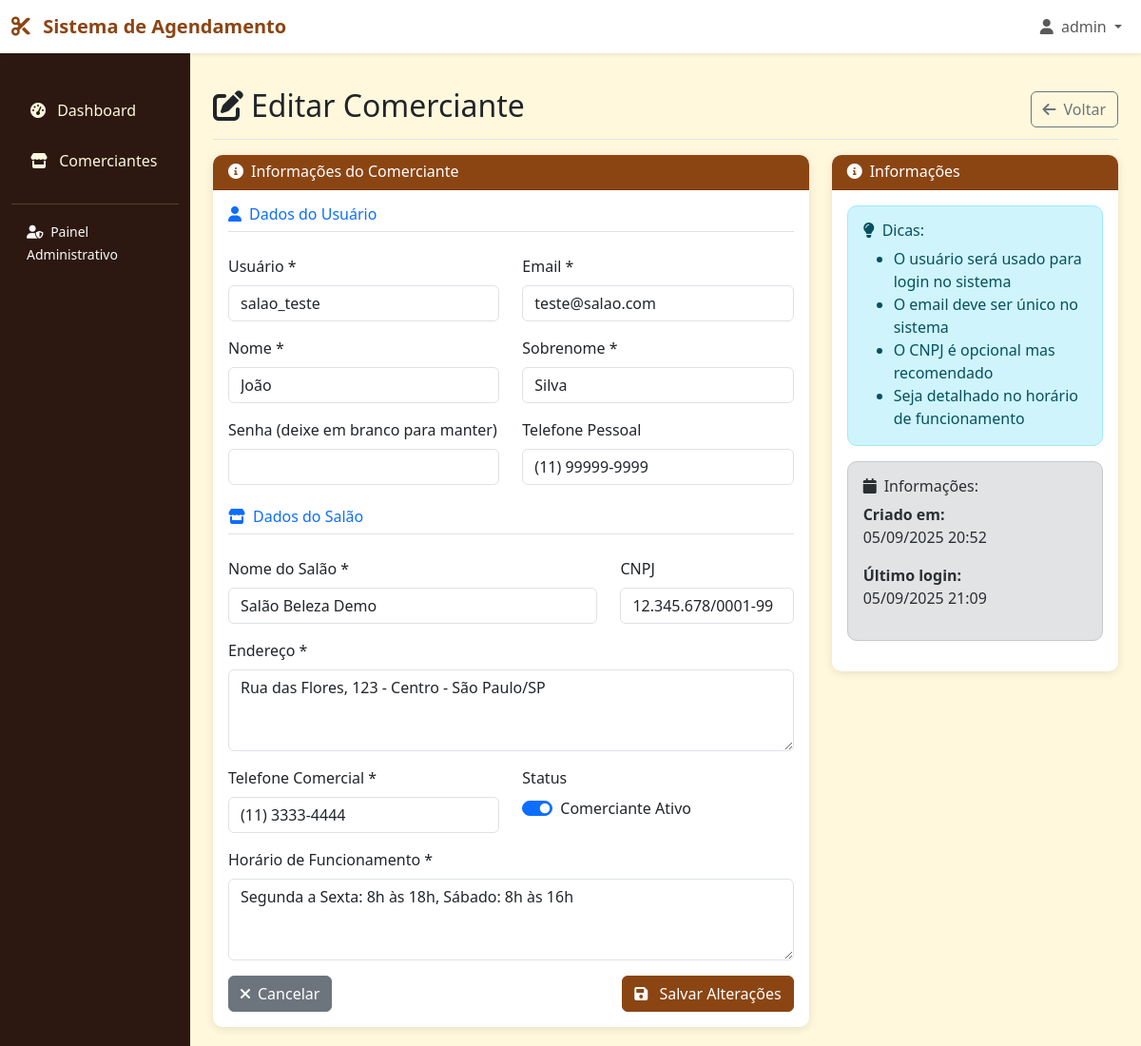
Page /admin-panel/comerciantes/1/edit/ (signed in) on the committed database.
### accounts/models.py (models this page shows, shortened)
class User(AbstractUser):
    TIPO_USUARIO_CHOICES = [
        ('admin', 'Administrador'),
        ('comerciante', 'Comerciante'),
        ('funcionario', 'Funcionário'),
    ]
    tipo_usuario = models.CharField(
        max_length=20,
        choices=TIPO_USUARIO_CHOICES,
        default='comerciante',
        verbose_name='Tipo de Usuário'
    )
    telefone = models.CharField(
        max_length=20,
        blank=True,
        null=True,
        verbose_name='Telefone'
    )
    data_nascimento = models.DateField(
        blank=True,
        null=True,
        verbose_name='Data de Nascimento'
    )
    foto_perfil = models.ImageField(
        upload_to='perfil/',
        blank=True,
        null=True,
        verbose_name='Foto do Perfil'
    )
    ativo = models.BooleanField(
        default=True,
        verbose_name='Ativo'
    )
    data_criacao = models.DateTimeField(
        auto_now_add=True,
        verbose_name='Data de Criação'
    )
    data_atualizacao = models.DateTimeField(
        auto_now=True,
        verbose_name='Data de Atualização'
    )
    class Meta:
        verbose_name = 'Usuário'
        verbose_name_plural = 'Usuários'
        ordering = ['-data_criacao']
    def is_admin(self):
        return self.tipo_usuario == 'admin'

### agendamento/models.py (models this page shows, shortened)
class Comerciante(models.Model):
    user = models.OneToOneField(
        settings.AUTH_USER_MODEL,
        on_delete=models.CASCADE,
        verbose_name='Usuário'
    )
    nome_salao = models.CharField(
        max_length=200,
        verbose_name='Nome do Salão'
    )
    cnpj = models.CharField(
        max_length=18,
        unique=True,
        blank=True,
        null=True,
        verbose_name='CNPJ'
    )
    endereco = models.TextField(
        verbose_name='Endereço'
    )
    telefone_comercial = models.CharField(
        max_length=20,
        verbose_name='Telefone Comercial'
    )
    horario_funcionamento = models.TextField(
        verbose_name='Horário de Funcionamento',
        help_text='Ex: Segunda a Sexta: 8h às 18h, Sábado: 8h às 16h'
    )
    logo = models.ImageField(
        upload_to='logos/',
        blank=True,
        null=True,
        verbose_name='Logo do Salão'
    )
    ativo = models.BooleanField(
        default=True,
        verbose_name='Ativo'
    )
    data_criacao = models.DateTimeField(
        auto_now_add=True,
        verbose_name='Data de Criação'
    )
    class Meta:
        verbose_name = 'Comerciante'
        verbose_name_plural = 'Comerciantes'
        ordering = ['nome_salao']

### admin_panel/views.py (the view, shortened to what this page needs)
# urls.py: path('comerciantes/<int:pk>/edit/', views.comerciante_edit, name='comerciante_edit'),
@login_required
@user_passes_test(is_admin)
def comerciante_edit(request, pk):
    comerciante = get_object_or_404(Comerciante, pk=pk)
    return render(request, 'admin_panel/comerciante_form.html', {
        'title': 'Editar Comerciante',
        'action': 'edit',
        'comerciante': comerciante
    })

### admin_panel/views.py (called while the page is built)
def is_admin(user):
    return user.is_authenticated and user.is_admin()

### templates/admin_panel/comerciante_form.html (shortened to what this page needs)
{% extends 'admin_panel/base_admin.html' %}
{% block content %}
<div class="d-flex justify-content-between flex-wrap flex-md-nowrap align-items-center pt-3 pb-2 mb-3 border-bottom">
    <h1 class="h2">
        <i class="fas fa-{% if action == 'create' %}plus{% else %}edit{% endif %} me-2"></i>{{ title }}
    </h1>
    <div class="btn-toolbar mb-2 mb-md-0">
        <a href="{% url 'admin_panel:comerciantes_list' %}" class="btn btn-outline-secondary">
            <i class="fas fa-arrow-left me-2"></i>Voltar
        </a>
    </div>
</div>
<div class="row">
    <div class="col-lg-8">
        <div class="card">
            <div class="card-header">
                <h6 class="m-0 font-weight-bold">
                    <i class="fas fa-info-circle me-2"></i>Informações do Comerciante
                </h6>
            </div>
            <div class="card-body">
                <form method="post">
                    <div class="row mb-3">
                        <div class="col-12">
                            <h6 class="text-primary border-bottom pb-2">
                                <i class="fas fa-user me-2"></i>Dados do Usuário
                            </h6>
                        </div>
                    </div>
                    <div class="row mb-3">
                        <div class="col-md-6">
                            <label for="username" class="form-label">Usuário *</label>
                            <input type="text" class="form-control" id="username" name="username"
                                   value="{% if comerciante %}{{ comerciante.user.username }}{% endif %}" required>
                        </div>
                        <div class="col-md-6">
                            <label for="email" class="form-label">Email *</label>
                            <input type="email" class="form-control" id="email" name="email"
                                   value="{% if comerciante %}{{ comerciante.user.email }}{% endif %}" required>
                        </div>
                    </div>
                    <div class="row mb-3">
                        <div class="col-md-6">
                            <label for="first_name" class="form-label">Nome *</label>
                            <input type="text" class="form-control" id="first_name" name="first_name"
                                   value="{% if comerciante %}{{ comerciante.user.first_name }}{% endif %}" required>
                        </div>
                        <div class="col-md-6">
                            <label for="last_name" class="form-label">Sobrenome *</label>
                            <input type="text" class="form-control" id="last_name" name="last_name"
                                   value="{% if comerciante %}{{ comerciante.user.last_name }}{% endif %}" required>
                        </div>
                    </div>
                    <div class="row mb-3">
                        <div class="col-md-6">
                            <label for="password" class="form-label">
                                Senha {% if action == 'edit' %}(deixe em branco para manter){% else %}*{% endif %}
                            </label>
                            <input type="password" class="form-control" id="password" name="password"
                                   {% if action == 'create' %}required{% endif %}>
                        </div>
                        <div class="col-md-6">
                            <label for="telefone" class="form-label">Telefone Pessoal</label>
                            <input type="text" class="form-control" id="telefone" name="telefone"
                                   value="{% if comerciante %}{{ comerciante.user.telefone }}{% endif %}">
                        </div>
                    </div>
                    <div class="row mb-3 mt-4">
                        <div class="col-12">
                            <h6 class="text-primary border-bottom pb-2">
                                <i class="fas fa-store me-2"></i>Dados do Salão
                            </h6>
                        </div>
                    </div>
                    <div class="row mb-3">
                        <div class="col-md-8">
                            <label for="nome_salao" class="form-label">Nome do Salão *</label>
                            <input type="text" class="form-control" id="nome_salao" name="nome_salao"
                                   value="{% if comerciante %}{{ comerciante.nome_salao }}{% endif %}" required>
                        </div>
                        <div class="col-md-4">
                            <label for="cnpj" class="form-label">CNPJ</label>
                            <input type="text" class="form-control" id="cnpj" name="cnpj"
                                   value="{% if comerciante %}{{ comerciante.cnpj }}{% endif %}"
                                   placeholder="00.000.000/0000-00">
                        </div>
                    </div>
                    <div class="mb-3">
                        <label for="endereco" class="form-label">Endereço *</label>
                        <textarea class="form-control" id="endereco" name="endereco" rows="3" required>{% if comerciante %}{{ comerciante.endereco }}{% endif %}</textarea>
                    </div>
                    <div class="row mb-3">
                        <div class="col-md-6">
                            <label for="telefone_comercial" class="form-label">Telefone Comercial *</label>
                            <input type="text" class="form-control" id="telefone_comercial" name="telefone_comercial"
                                   value="{% if comerciante %}{{ comerciante.telefone_comercial }}{% endif %}" required>
                        </div>
                        {% if action == 'edit' %}
                        <div class="col-md-6">
                            <label class="form-label">Status</label>
                            <div class="form-check form-switch">
                                <input class="form-check-input" type="checkbox" id="ativo" name="ativo"
                                       {% if comerciante.ativo %}checked{% endif %}>
                                <label class="form-check-label" for="ativo">
                                    Comerciante Ativo
                                </label>
                            </div>
                        </div>
                        {% endif %}
                    </div>
                    <div class="mb-3">
                        <label for="horario_funcionamento" class="form-label">Horário de Funcionamento *</label>
                        <textarea class="form-control" id="horario_funcionamento" name="horario_funcionamento"
                                  rows="3" required placeholder="Ex: Segunda a Sexta: 8h às 18h, Sábado: 8h às 16h">{% if comerciante %}{{ comerciante.horario_funcionamento }}{% endif %}</textarea>
                    </div>
                    <div class="d-flex justify-content-between">
                        <a href="{% url 'admin_panel:comerciantes_list' %}" class="btn btn-secondary">
                            <i class="fas fa-times me-2"></i>Cancelar
                        </a>
                        <button type="submit" class="btn btn-primary">
                            <i class="fas fa-save me-2"></i>
                            {% if action == 'create' %}Criar Comerciante{% else %}Salvar Alterações{% endif %}
                        </button>
                    </div>
                </form>
            </div>
        </div>
    </div>
    <div class="col-lg-4">
        <div class="card">
            <div class="card-header">
                <h6 class="m-0 font-weight-bold">
                    <i class="fas fa-info-circle me-2"></i>Informações
                </h6>
            </div>
            <div class="card-body">
                <div class="alert alert-info">
                    <h6><i class="fas fa-lightbulb me-2"></i>Dicas:</h6>
                    <ul class="mb-0">
                        <li>O usuário será usado para login no sistema</li>
                        <li>O email deve ser único no sistema</li>
                        <li>O CNPJ é opcional mas recomendado</li>
                        <li>Seja detalhado no horário de funcionamento</li>
                    </ul>
                </div>
                {% if action == 'edit' and comerciante %}
                <div class="alert alert-secondary">
                    <h6><i class="fas fa-calendar me-2"></i>Informações:</h6>
                    <p><strong>Criado em:</strong><br>{{ comerciante.data_criacao|date:"d/m/Y H:i" }}</p>
                    <p><strong>Último login:</strong><br>
                        {% if comerciante.user.last_login %}
                            {{ comerciante.user.last_login|date:"d/m/Y H:i" }}
                        {% else %}
                            Nunca fez login
                        {% endif %}
                    </p>
                </div>
                {% endif %}
            </div>
        </div>
    </div>
</div>
{% endblock %}

### templates/base/base.html (shortened to what this page needs)
<!DOCTYPE html>
<html lang="pt-br">
<head>
    <link href="https://cdn.jsdelivr.net/npm/bootstrap@5.3.0/dist/css/bootstrap.min.css" rel="stylesheet">
    <link href="https://cdnjs.cloudflare.com/ajax/libs/font-awesome/6.0.0/css/all.min.css" rel="stylesheet">
</head>
<body>
    {% if user.is_authenticated %}
        <nav class="navbar navbar-expand-lg navbar-light bg-white shadow-sm">
            <div class="container-fluid">
                <a class="navbar-brand" href="#">
                    <i class="fas fa-cut me-2"></i>
                    Sistema de Agendamento
                </a>
                <div class="navbar-nav ms-auto">
                    <div class="nav-item dropdown">
                        <a class="nav-link dropdown-toggle" href="#" role="button" data-bs-toggle="dropdown">
                            <i class="fas fa-user me-1"></i>
                            {{ user.get_full_name|default:user.username }}
                        </a>
                    </div>
                </div>
            </div>
        </nav>
        <div class="container-fluid">
            <div class="row">
                {% block sidebar %}{% endblock %}
                <main class="col-md-9 ms-sm-auto col-lg-10 px-md-4 main-content">
                    {% block content %}{% endblock %}
                </main>
            </div>
        </div>
    {% else %}
        {% block login_content %}{% endblock %}
    {% endif %}
</body>
</html>

### templates/base/base.html (style rules this page uses)
:root { --primary-color: #8B4513; --secondary-color: #D2691E; --accent-color: #F4A460; --dark-color: #2C1810; --light-color: #FFF8DC; }
body { background-color: var(--light-color); font-family: 'Segoe UI', Tahoma, Geneva, Verdana, sans-serif; }
.navbar-brand { font-weight: bold; color: var(--primary-color) !important; }
.btn-primary { background-color: var(--primary-color); border-color: var(--primary-color); }
.main-content { padding: 20px; }
.card { border: none; box-shadow: 0 2px 10px rgba(0,0,0,0.1); border-radius: 10px; }
.card-header { background-color: var(--primary-color); color: white; border-radius: 10px 10px 0 0 !important; }
.alert { border-radius: 10px; }

### rows in the picture
User: get_full_name "admin"
Comerciante: username "salao_teste", email "teste@salao.com", first_name "João", last_name "Silva", telefone "(11) 99999-9999", nome_salao "Salão Beleza Demo", cnpj "12.345.678/0001-99", endereco "Rua das Flores, 123 - Centro - São Paulo/SP", telefone_comercial "(11) 3333-4444", ativo "☑", horario_funcionamento "Segunda a Sexta: 8h às 18h, Sábado: 8h às 16h", data_criacao "05/09/2025 20:52", user.last_login "05/09/2025 21:09"

### other values in the picture
{{ title }} "Editar Comerciante"
